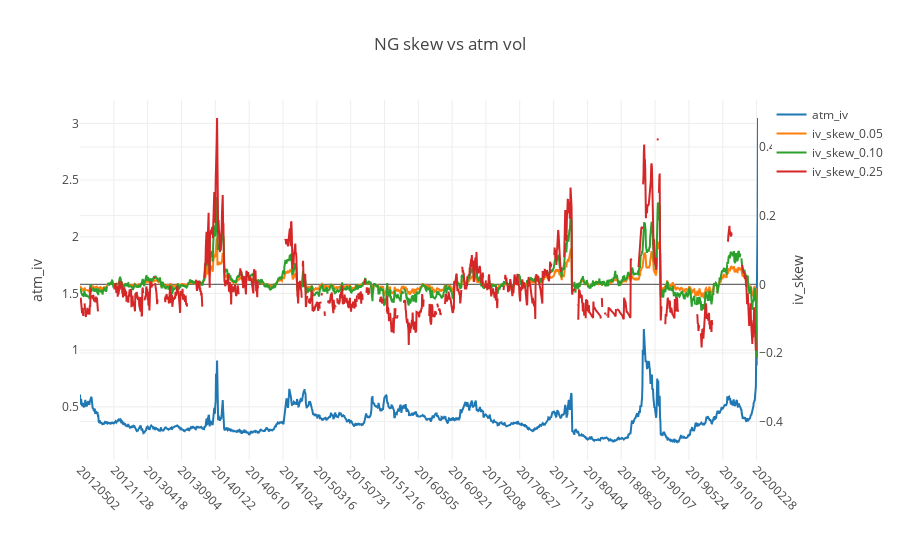

Notebook cell for this chart:
### Markdown cell above
### Plot all skews vs atm vol on one chart

### Code cell
def plot_skew_vs_atm(df_iv_final,df_iv_skew):
    df_skew_2 = df_iv_skew.copy()
    df_skew_2.index.name = None
    df_skew_2.settle_date = df_skew_2.settle_date.astype(int)
    skew_range_cols = []
    for dist_from_zero in [.05,.1,.25]:
        dfz_str = "{0:.2f}".format( dist_from_zero )
        skew_range_col = f'iv_skew_{dfz_str}'
        df_skew_2[skew_range_col] = df_skew_2[dist_from_zero] - df_skew_2[-dist_from_zero]
        skew_range_cols.append(skew_range_col)
        
    df_skew_2 = df_skew_2[['settle_date'] + skew_range_cols]
    df_atmv = df_iv_final[['settle_date','atm_iv']].drop_duplicates()

    df_ivs = df_skew_2.merge(df_atmv,how='inner',on='settle_date')
    df_ivs = df_ivs[['settle_date','atm_iv'] + skew_range_cols]
    df_ivs = df_ivs.sort_values('settle_date')
    
    chart_title = f'{SYMBOL_TO_RESEARCH} skew vs atm vol'
    iplot(plotly_plot(df_ivs,x_column='settle_date',yaxis2_cols=skew_range_cols,
                      y_left_label='atm_iv',y_right_label='iv_skew',plot_title=chart_title))
    return df_ivs
    
plot_skew_vs_atm(df_iv_final,df_iv_skew)

### Figure 1 — Plotly figure (JSON) as saved in the notebook; plotly's stock layout.template omitted (floating-point values rounded to 4 significant figures; data arrays with more than 128 entries replaced by an {"elided": "..."} marker saying what was removed)
{"data": [{"name": "atm_iv", "type": "scatter", "uid": "9b10671a-609a-11ea-950c-8c859025e7f9", "x": {"elided": "1925 int values"}, "y": {"elided": "1925 float values"}, "yaxis": "y"}, {"name": "iv_skew_0.05", "type": "scatter", "uid": "9b10695e-609a-11ea-b121-8c859025e7f9", "x": {"elided": "1925 int values"}, "y": {"elided": "1925 float values"}, "yaxis": "y2"}, {"name": "iv_skew_0.10", "type": "scatter", "uid": "9b106a80-609a-11ea-a405-8c859025e7f9", "x": {"elided": "1925 int values"}, "y": {"elided": "1925 float values"}, "yaxis": "y2"}, {"name": "iv_skew_0.25", "type": "scatter", "uid": "9b106b7a-609a-11ea-9995-8c859025e7f9", "x": {"elided": "1925 int values"}, "y": {"elided": "1925 float values"}, "yaxis": "y2"}], "layout": {"margin": {"b": 100}, "title": "NG skew vs atm vol", "xaxis": {"tickangle": 45, "ticktext": [20120502, 20121128, 20130418, 20130904, 20140122, 20140610, 20141024, 20150316, 20150731, 20151216, 20160505, 20160921, 20170208, 20170627, 20171113, 20180404, 20180820, 20190107, 20190524, 20191010, 20200228], "tickvals": [20120502, 20121128, 20130418, 20130904, 20140122, 20140610, 20141024, 20150316, 20150731, 20151216, 20160505, 20160921, 20170208, 20170627, 20171113, 20180404, 20180820, 20190107, 20190524, 20191010, 20200228], "type": "category"}, "yaxis": {"title": "atm_iv"}, "yaxis2": {"overlaying": "y", "side": "right", "title": "iv_skew"}}}
